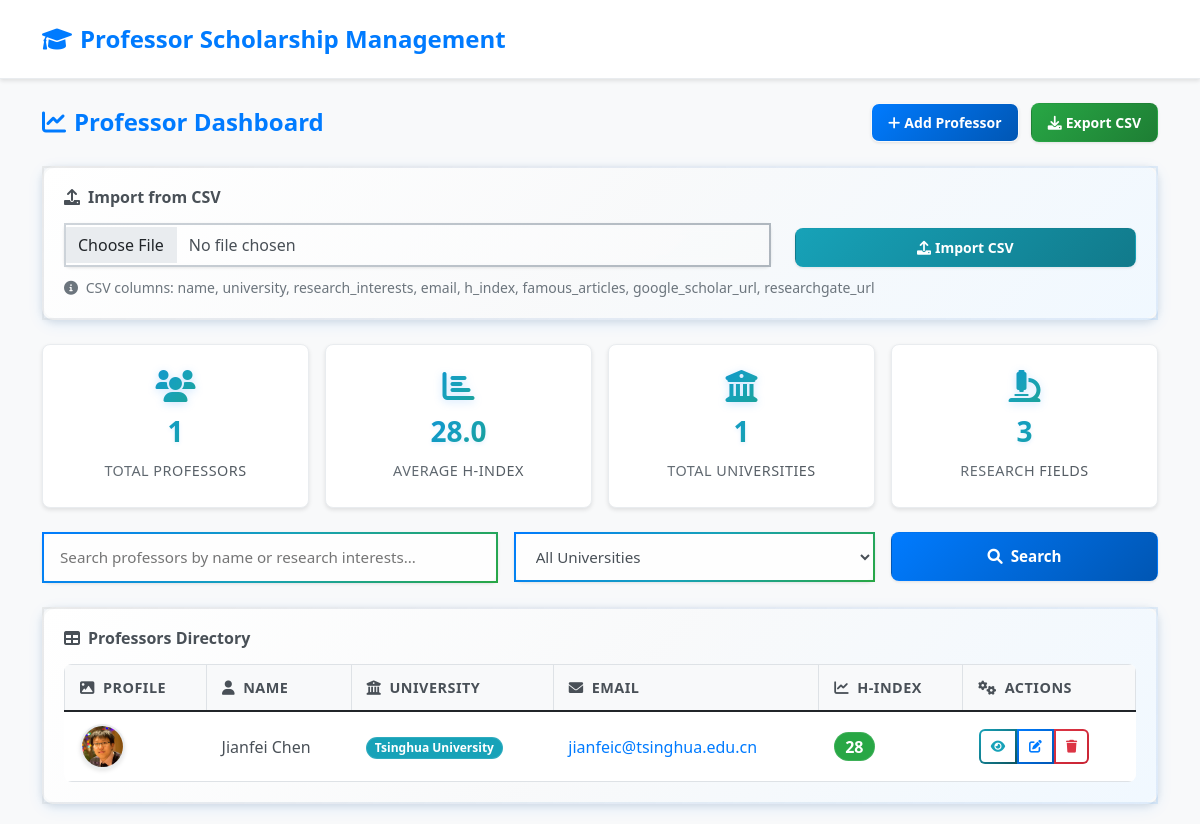
The page / on the database its author committed.
### professors/models.py (models this page shows, shortened)
class Professor(models.Model):
    profile_picture = models.ImageField(upload_to='professors/', blank=True, null=True)
    name = models.CharField(max_length=200)
    university = models.CharField(max_length=200)
    research_interests = models.TextField()
    email = models.EmailField()
    h_index = models.IntegerField()
    famous_articles = models.TextField()
    google_scholar_url = models.URLField()
    researchgate_url = models.URLField()
    created_at = models.DateTimeField(auto_now_add=True)
    updated_at = models.DateTimeField(auto_now=True)
    class Meta:
        ordering = ['name']

### professors/views.py (the view)
# urls.py: path('', views.ProfessorListView.as_view(), name='professor_list'),
class ProfessorListView(ListView):
    model = Professor
    template_name = 'professors/professor_list.html'
    context_object_name = 'professors'
    paginate_by = 10
    def get_queryset(self):
        queryset = Professor.objects.all()
        search_query = self.request.GET.get('search')
        university_filter = self.request.GET.get('university')
        if search_query:
            queryset = queryset.filter(
                Q(name__icontains=search_query) |
                Q(email__icontains=search_query) |
                Q(research_interests__icontains=search_query)
            )
        if university_filter:
            queryset = queryset.filter(university__icontains=university_filter)
        return queryset.order_by('name')
    def get_context_data(self, **kwargs):
        context = super().get_context_data(**kwargs)
        context['csv_form'] = CSVUploadForm()
        context['search_query'] = self.request.GET.get('search', '')
        context['universities'] = Professor.objects.values_list('university', flat=True).distinct().order_by('university')
        total_professors = Professor.objects.count()
        avg_h_index = Professor.objects.aggregate(avg_h=Avg('h_index'))['avg_h'] or 0
        total_universities = Professor.objects.values('university').distinct().count()
        all_interests = Professor.objects.values_list('research_interests', flat=True)
        unique_fields = set()
        for interests in all_interests:
            fields = [field.strip() for field in interests.split(',')]
            unique_fields.update(fields)
        context['statistics'] = {
            'total_professors': total_professors,
            'avg_h_index': round(avg_h_index, 1),
            'total_universities': total_universities,
            'total_fields': len(unique_fields)
        }
        return context

### professors/forms.py
class CSVUploadForm(forms.Form):
    csv_file = forms.FileField(
        widget=forms.ClearableFileInput(attrs={'class': 'form-control', 'accept': '.csv'})
    )

### templates/professors/professor_list.html (shortened to what this page needs)
{% extends 'base.html' %}
{% block extra_css %}
    {% load static %}
    <link href="{% static 'css/professor-list.css' %}" rel="stylesheet">
{% endblock %}
{% block content %}
<div class="row">
    <div class="col-md-12">
        <div class="d-flex justify-content-between align-items-center mb-4">
            <h2 class="h4 fw-bold text-primary mb-0">
                <i class="fas fa-chart-line me-2"></i>Professor Dashboard
            </h2>
            <div>
                <a href="{% url 'professor_create' %}" class="btn btn-animated btn-primary-animated me-2">
                    <i class="fas fa-plus me-1"></i>Add Professor
                </a>
                <a href="{% url 'csv_export' %}" class="btn btn-animated btn-success-animated">
                    <i class="fas fa-download me-1"></i>Export CSV
                </a>
            </div>
        </div>
        <div class="table-container mb-4">
            <h6 class="mb-3 text-light-custom">
                <i class="fas fa-upload me-2"></i>Import from CSV
            </h6>
            <form method="post" action="{% url 'csv_import' %}" enctype="multipart/form-data">
                <div class="row align-items-end">
                    <div class="col-md-8">
                        {{ csv_form.csv_file }}
                    </div>
                    <div class="col-md-4">
                        <button type="submit" class="btn btn-animated btn-info-animated w-100">
                            <i class="fas fa-upload me-1"></i>Import CSV
                        </button>
                    </div>
                </div>
                <small class="text-light-small">
                    <i class="fas fa-info-circle me-1"></i>
                    CSV columns: name, university, research_interests, email, h_index, famous_articles, google_scholar_url, researchgate_url
                </small>
            </form>
        </div>
        <div class="stats-grid mb-4">
            <div class="stat-card">
                <i class="fas fa-users stat-icon"></i>
                <div class="stat-number">{{ statistics.total_professors }}</div>
                <div class="stat-label">Total Professors</div>
            </div>
            <div class="stat-card">
                <i class="fas fa-chart-bar stat-icon"></i>
                <div class="stat-number">{{ statistics.avg_h_index }}</div>
                <div class="stat-label">Average H-Index</div>
            </div>
            <div class="stat-card">
                <i class="fas fa-university stat-icon"></i>
                <div class="stat-number">{{ statistics.total_universities }}</div>
                <div class="stat-label">Total Universities</div>
            </div>
            <div class="stat-card">
                <i class="fas fa-microscope stat-icon"></i>
                <div class="stat-number">{{ statistics.total_fields }}</div>
                <div class="stat-label">Research Fields</div>
            </div>
        </div>
        <div class="search-container-large mb-4">
            <form method="get" class="row g-3">
                <div class="col-md-5">
                    <input type="text"
                           name="search"
                           class="search-input-large"
                           placeholder="Search professors by name or research interests..."
                           value="{{ search_query }}">
                </div>
                <div class="col-md-4">
                    <select name="university" class="search-input-large">
                        <option value="">All Universities</option>
                    </select>
                </div>
                <div class="col-md-3">
                    <button type="submit" class="search-btn-large w-100">
                        <i class="fas fa-search me-2"></i>Search
                    </button>
                </div>
            </form>
        </div>
        <div class="table-container">
            <h6 class="mb-3 text-light-custom">
                <i class="fas fa-table me-2"></i>Professors Directory
            </h6>
            {% if professors %}
                <div class="table-responsive">
                    <table class="table table-hover mb-0">
                        <thead>
                            <tr>
                                <th><i class="fas fa-image me-2"></i>Profile</th>
                                <th><i class="fas fa-user me-2"></i>Name</th>
                                <th><i class="fas fa-university me-2"></i>University</th>
                                <th><i class="fas fa-envelope me-2"></i>Email</th>
                                <th><i class="fas fa-chart-line me-2"></i>H-Index</th>
                                <th><i class="fas fa-cogs me-2"></i>Actions</th>
                            </tr>
                        </thead>
                            <tbody>
                                {% for professor in professors %}
                                    <tr>
                                        <td>
                                            {% if professor.profile_picture %}
                                                <img src="{{ professor.profile_picture.url }}" alt="{{ professor.name }}" class="profile-img">
                                            {% else %}
                                                <div class="profile-img bg-gradient d-flex align-items-center justify-content-center profile-img-placeholder">
                                                    <i class="fas fa-user text-white"></i>
                                                </div>
                                            {% endif %}
                                        </td>
                                        <td class="fw-semibold">{{ professor.name }}</td>
                                        <td>
                                            <span class="badge rounded-pill badge-info-gradient">
                                                {{ professor.university }}
                                            </span>
                                        </td>
                                        <td>
                                            <a href="mailto:{{ professor.email }}" class="text-decoration-none">
                                                {{ professor.email }}
                                            </a>
                                        </td>
                                        <td>
                                            <span class="badge rounded-pill fs-6 badge-success-gradient">
                                                {{ professor.h_index }}
                                            </span>
                                        </td>
                                        <td>
                                            <div class="btn-group" role="group">
                                                <a href="{% url 'professor_detail' professor.pk %}"
                                                   class="btn btn-sm btn-outline-info"
                                                   title="View Details">
                                                    <i class="fas fa-eye"></i>
                                                </a>
                                                <a href="{% url 'professor_edit' professor.pk %}"
                                                   class="btn btn-sm btn-outline-primary"
                                                   title="Edit">
                                                    <i class="fas fa-edit"></i>
                                                </a>
                                                <a href="{% url 'professor_delete' professor.pk %}"
                                                   class="btn btn-sm btn-outline-danger"
                                                   title="Delete">
                                                    <i class="fas fa-trash"></i>
                                                </a>
                                            </div>
                                        </td>
                                    </tr>
                                {% endfor %}
                            </tbody>
                        </table>
                    </div>
                {% endif %}
            </div>
        </div>
    </div>
</div>
{% endblock %}

### static/css/professor-list.css (style rules this page uses)
body { background: #f8f9fa !important; color: #495057 !important; }
body::before { display: none !important; }
.stats-grid { display: grid; grid-template-columns: repeat(auto-fit, minmax(200px, 1fr)); gap: 1rem; margin-bottom: 1.5rem; }
.stat-card { background: #ffffff; border-radius: 8px; padding: 25px 20px; text-align: center; border: 1px solid #e9ecef; transition: all 0.3s ease; box-shadow: 0 2px 4px rgba(0, 0, 0, 0.1); }
.stat-number { font-size: 1.75rem; font-weight: 700; color: #007bff; margin-bottom: 0.5rem; }
.stat-label { color: #6c757d; font-size: 0.9rem; font-weight: 500; text-transform: uppercase; letter-spacing: 0.5px; }
.stat-icon { font-size: 2rem; color: #007bff; margin-bottom: 0.5rem; display: block; }
.table { background: #ffffff; margin-bottom: 0; }
.table thead th { background: #f8f9fa; color: #495057; border: 1px solid #dee2e6; padding: 12px 15px; font-weight: 600; font-size: 0.9rem; }
.table tbody tr { background: #ffffff; border-bottom: 1px solid #dee2e6; }
.table tbody td { border: none; padding: 12px 15px; color: #495057; vertical-align: middle; border-bottom: 1px solid #f1f1f1; }
.text-light-custom { color: #495057 !important; font-weight: 600 !important; }
.text-light-small { color: #6c757d !important; margin-top: 10px !important; display: block !important; }
.badge-info-gradient { background: #17a2b8 !important; color: white !important; }
.badge-success-gradient { background: #28a745 !important; color: white !important; }
* { transform: none !important; transition: all 0.3s ease !important; }

### rows shown on the page
Professor: profile_picture (picture), name "Jianfei Chen", university "Tsinghua University", email "jianfeic@tsinghua.edu.cn", h_index "28"

### other values the page prints
{{ statistics.total_professors }} "1"
{{ statistics.avg_h_index }} "28.0"
{{ statistics.total_universities }} "1"
{{ statistics.total_fields }} "3"
